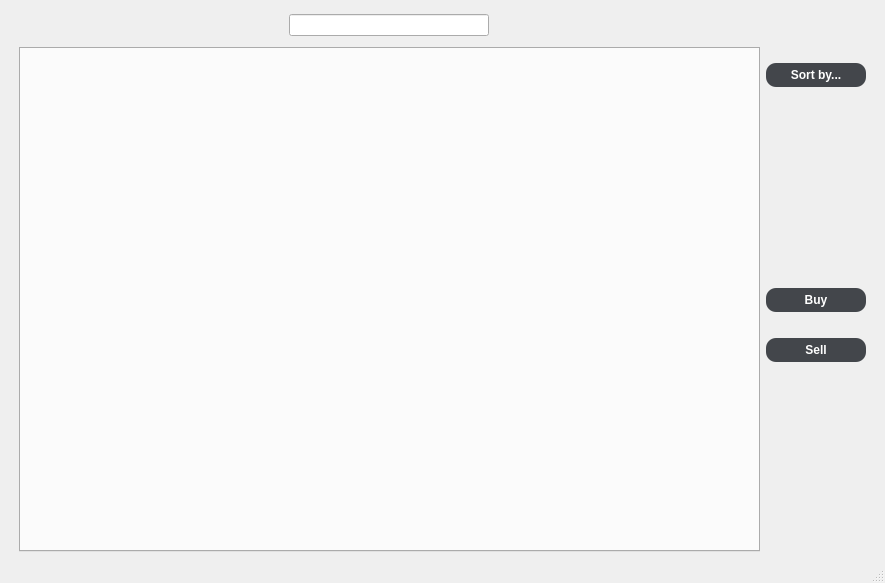
<?xml version="1.0" encoding="UTF-8"?>
<ui version="4.0">
 <class>Shop</class>
 <widget class="QMainWindow" name="Shop">
  <property name="geometry">
   <rect>
    <x>0</x>
    <y>0</y>
    <width>885</width>
    <height>583</height>
   </rect>
  </property>
  <property name="windowTitle">
   <string>Shop</string>
  </property>
  <property name="styleSheet">
   <string notr="true">background-color: rgb(105,105,105);
QStatusBar#statusbar{color:white;}

QPushButton{	background-color: rgb(67,70,75);
    border-width: 2px;
    border-radius: 10px;
    border-color: beige;
    font: bold 12px;
	color: white;
    padding: 5px;
}
QPushButton:pressed {
    border-style: inset;
	border: 2px solid #add8e6;
}</string>
  </property>
  <widget class="QWidget" name="centralwidget">
   <layout class="QGridLayout" name="gridLayout_2">
    <item row="4" column="5">
     <spacer name="horizontalSpacer_2">
      <property name="orientation">
       <enum>Qt::Horizontal</enum>
      </property>
      <property name="sizeType">
       <enum>QSizePolicy::Minimum</enum>
      </property>
      <property name="sizeHint" stdset="0">
       <size>
        <width>10</width>
        <height>2</height>
       </size>
      </property>
     </spacer>
    </item>
    <item row="4" column="4">
     <layout class="QGridLayout" name="gridLayout">
      <item row="3" column="1">
       <spacer name="verticalSpacer">
        <property name="orientation">
         <enum>Qt::Vertical</enum>
        </property>
        <property name="sizeType">
         <enum>QSizePolicy::MinimumExpanding</enum>
        </property>
        <property name="sizeHint" stdset="0">
         <size>
          <width>20</width>
          <height>40</height>
         </size>
        </property>
       </spacer>
      </item>
      <item row="5" column="1">
       <spacer name="verticalSpacer_3">
        <property name="orientation">
         <enum>Qt::Vertical</enum>
        </property>
        <property name="sizeType">
         <enum>QSizePolicy::Preferred</enum>
        </property>
        <property name="sizeHint" stdset="0">
         <size>
          <width>20</width>
          <height>20</height>
         </size>
        </property>
       </spacer>
      </item>
      <item row="2" column="1">
       <spacer name="verticalSpacer_4">
        <property name="orientation">
         <enum>Qt::Vertical</enum>
        </property>
        <property name="sizeType">
         <enum>QSizePolicy::Preferred</enum>
        </property>
        <property name="sizeHint" stdset="0">
         <size>
          <width>20</width>
          <height>5</height>
         </size>
        </property>
       </spacer>
      </item>
      <item row="4" column="0" colspan="2">
       <widget class="QPushButton" name="buyButton">
        <property name="sizePolicy">
         <sizepolicy hsizetype="MinimumExpanding" vsizetype="Fixed">
          <horstretch>0</horstretch>
          <verstretch>0</verstretch>
         </sizepolicy>
        </property>
        <property name="maximumSize">
         <size>
          <width>16777215</width>
          <height>16777215</height>
         </size>
        </property>
        <property name="styleSheet">
         <string notr="true">QPushButton#buyButton{	background-color: rgb(67,70,75);
    border-width: 2px;
    border-radius: 10px;
    border-color: beige;
    font: bold 12px;
	color: white;
    padding: 5px;
}
QPushButton#buyButton:pressed {
    border-style: inset;
	border: 2px solid #add8e6;
}</string>
        </property>
        <property name="text">
         <string>Buy</string>
        </property>
       </widget>
      </item>
      <item row="1" column="0" colspan="2">
       <widget class="QPushButton" name="sortByButton">
        <property name="sizePolicy">
         <sizepolicy hsizetype="MinimumExpanding" vsizetype="Fixed">
          <horstretch>0</horstretch>
          <verstretch>0</verstretch>
         </sizepolicy>
        </property>
        <property name="minimumSize">
         <size>
          <width>100</width>
          <height>0</height>
         </size>
        </property>
        <property name="styleSheet">
         <string notr="true">QPushButton#sortByButton{	background-color: rgb(67,70,75);
    border-width: 2px;
    border-radius: 10px;
    border-color: beige;
    font: bold 12px;
	color: white;
    padding: 5px;
}
QPushButton#sortByButton:pressed {
    border-style: inset;
	border: 2px solid #add8e6;
}</string>
        </property>
        <property name="text">
         <string>Sort by...</string>
        </property>
       </widget>
      </item>
      <item row="7" column="1">
       <spacer name="verticalSpacer_2">
        <property name="orientation">
         <enum>Qt::Vertical</enum>
        </property>
        <property name="sizeType">
         <enum>QSizePolicy::MinimumExpanding</enum>
        </property>
        <property name="sizeHint" stdset="0">
         <size>
          <width>20</width>
          <height>40</height>
         </size>
        </property>
       </spacer>
      </item>
      <item row="6" column="0" colspan="2">
       <widget class="QPushButton" name="sellButton">
        <property name="sizePolicy">
         <sizepolicy hsizetype="MinimumExpanding" vsizetype="Fixed">
          <horstretch>0</horstretch>
          <verstretch>0</verstretch>
         </sizepolicy>
        </property>
        <property name="maximumSize">
         <size>
          <width>16777215</width>
          <height>16777215</height>
         </size>
        </property>
        <property name="styleSheet">
         <string notr="true">QPushButton#sellButton{	background-color: rgb(67,70,75);
    border-width: 2px;
    border-radius: 10px;
    border-color: beige;
    font: bold 12px;
	color: white;
    padding: 5px;
}
QPushButton#sellButton:pressed {
    border-style: inset;
	border: 2px solid #add8e6;
}</string>
        </property>
        <property name="text">
         <string>Sell</string>
        </property>
       </widget>
      </item>
      <item row="0" column="0" colspan="2">
       <spacer name="verticalSpacer_5">
        <property name="orientation">
         <enum>Qt::Vertical</enum>
        </property>
        <property name="sizeType">
         <enum>QSizePolicy::Preferred</enum>
        </property>
        <property name="sizeHint" stdset="0">
         <size>
          <width>20</width>
          <height>10</height>
         </size>
        </property>
       </spacer>
      </item>
     </layout>
    </item>
    <item row="4" column="0">
     <spacer name="horizontalSpacer">
      <property name="orientation">
       <enum>Qt::Horizontal</enum>
      </property>
      <property name="sizeType">
       <enum>QSizePolicy::Minimum</enum>
      </property>
      <property name="sizeHint" stdset="0">
       <size>
        <width>10</width>
        <height>2</height>
       </size>
      </property>
     </spacer>
    </item>
    <item row="3" column="3" rowspan="2">
     <widget class="QTabWidget" name="tabWidget">
      <property name="styleSheet">
       <string notr="true"/>
      </property>
      <property name="currentIndex">
       <number>-1</number>
      </property>
     </widget>
    </item>
    <item row="1" column="3" alignment="Qt::AlignHCenter">
     <widget class="QLineEdit" name="searchLineEdit">
      <property name="sizePolicy">
       <sizepolicy hsizetype="Preferred" vsizetype="Fixed">
        <horstretch>0</horstretch>
        <verstretch>0</verstretch>
       </sizepolicy>
      </property>
      <property name="minimumSize">
       <size>
        <width>200</width>
        <height>0</height>
       </size>
      </property>
      <property name="styleSheet">
       <string notr="true">background-color: rgb(178, 190, 181);
border-radius: 5px;
border: 2px solid light grey;
QLineEdit#searchLineEdit { color: black; }</string>
      </property>
     </widget>
    </item>
    <item row="0" column="3" colspan="2">
     <spacer name="verticalSpacer_6">
      <property name="orientation">
       <enum>Qt::Vertical</enum>
      </property>
      <property name="sizeType">
       <enum>QSizePolicy::Preferred</enum>
      </property>
      <property name="sizeHint" stdset="0">
       <size>
        <width>20</width>
        <height>5</height>
       </size>
      </property>
     </spacer>
    </item>
    <item row="2" column="3" colspan="2">
     <spacer name="verticalSpacer_7">
      <property name="orientation">
       <enum>Qt::Vertical</enum>
      </property>
      <property name="sizeType">
       <enum>QSizePolicy::Preferred</enum>
      </property>
      <property name="sizeHint" stdset="0">
       <size>
        <width>20</width>
        <height>5</height>
       </size>
      </property>
     </spacer>
    </item>
   </layout>
  </widget>
  <widget class="QMenuBar" name="menubar">
   <property name="geometry">
    <rect>
     <x>0</x>
     <y>0</y>
     <width>885</width>
     <height>22</height>
    </rect>
   </property>
  </widget>
  <widget class="QStatusBar" name="statusbar"/>
 </widget>
 <resources/>
 <connections/>
</ui>
